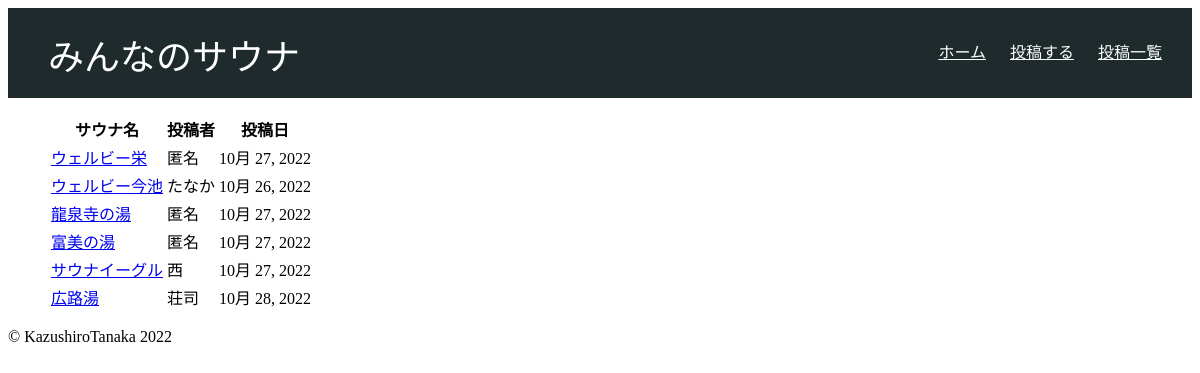
Page /list on the committed database.
### blog/models.py (models this page shows, shortened)
class SaunaImformation(models.Model):
    ROURYU_CHOICE = (
        (True,'あり'),
        (False,'なし'),
    )
    name = models.CharField( max_length=100)
    author = models.CharField( max_length=100, default = "")
    created = models.DateField(default = date.today)
    fee =  models.CharField(max_length=100,default = " ")
    rouryu = models.BooleanField(choices=ROURYU_CHOICE)
    place = models.CharField(max_length = 50)
    FreeText =  models.TextField()

### blog/views.py (the view)
# urls.py: path("list", views.SaunaList.as_view(), name="list"),
class SaunaList(ListView): #サウナの投稿を一覧表示するためのビュー
    model = models.SaunaImformation
    context_object_name = "sauna_list"
    template_name = "blog/saunalist.html"

### blog/templates/blog/saunalist.html
{% extends "blog/base.html" %}
{% load static %}
{% block main %}
    <ol>
        <table class="table">
            <thead>
              <tr>
                <th scope="col">サウナ名</th>
                <th scope="col">投稿者</th>
                <th scope="col">投稿日</th>
                </tr>
            </thead>
          {% for sauna in sauna_list %}
            <tbody>
              <tr>
                <td><a href="{% url 'detail' sauna.pk%}">{{ sauna.name }}</a></td>
                <td>{{ sauna.author }}</td>
                <td>{{ sauna.created }}</td>
              </tr>
            <tbody>
            {% endfor %}
        </table>
    </ol>
{% endblock %}

### blog/templates/blog/base.html
{% load static %}
<!doctype HTML>
<html>
    <head>
        <link rel="stylesheet" href="{% static 'main.css' %}">
    </head>
    <body>
        {% include "blog/_header.html" %}
        <div>
            {% block main %}
            {% endblock %}
        </div>
        {% include "blog/_footer.html" %}
    </body>
</html>

### blog/templates/blog/_header.html
<div class="header">
    <div class="container">
      <div class="header-left">
        <div class ="header-logo">みんなのサウナ</div>
      </div>
      <div class="header-right">
        <div class="header-list">
            <a href="{% url 'index' %}">ホーム</a>
            <a href="{% url 'mypage' %}">投稿する</a>
            <a href="{% url 'list' %}">投稿一覧</a>
        </div>
      </div>
    </div>
</div>

### blog/templates/blog/_footer.html
<div class="footer">
    <p>©︎ KazushiroTanaka 2022</p>
</div>

### blog/static/main.css (style rules this page uses)
.header { height: 90px; width: 100%; background-color: rgba(6, 19, 21, 0.9); }
.header-left { float:left; }
.header-logo { float: left; font-size: 36px; color: white; padding:20px 40px 20px 40px; }
.header-right a { padding-left: 10px; padding-right: 10px; color:white; line-height:90px; }
.header-right { float: right; padding-right: 20px; }

### rows in the picture
SaunaImformation: name "ウェルビー栄", author "匿名", created "10月 27, 2022"
SaunaImformation: name "ウェルビー今池", author "たなか", created "10月 26, 2022"
SaunaImformation: name "龍泉寺の湯", author "匿名", created "10月 27, 2022"
SaunaImformation: name "富美の湯", author "匿名", created "10月 27, 2022"
SaunaImformation: name "サウナイーグル", author "西", created "10月 27, 2022"
SaunaImformation: name "広路湯", author "荘司", created "10月 28, 2022"
